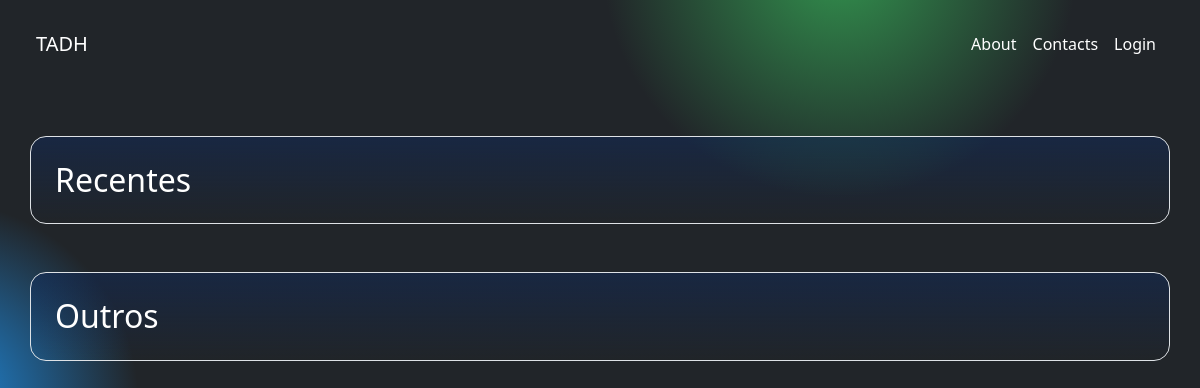
The page /jogos/ on the database as committed earlier.
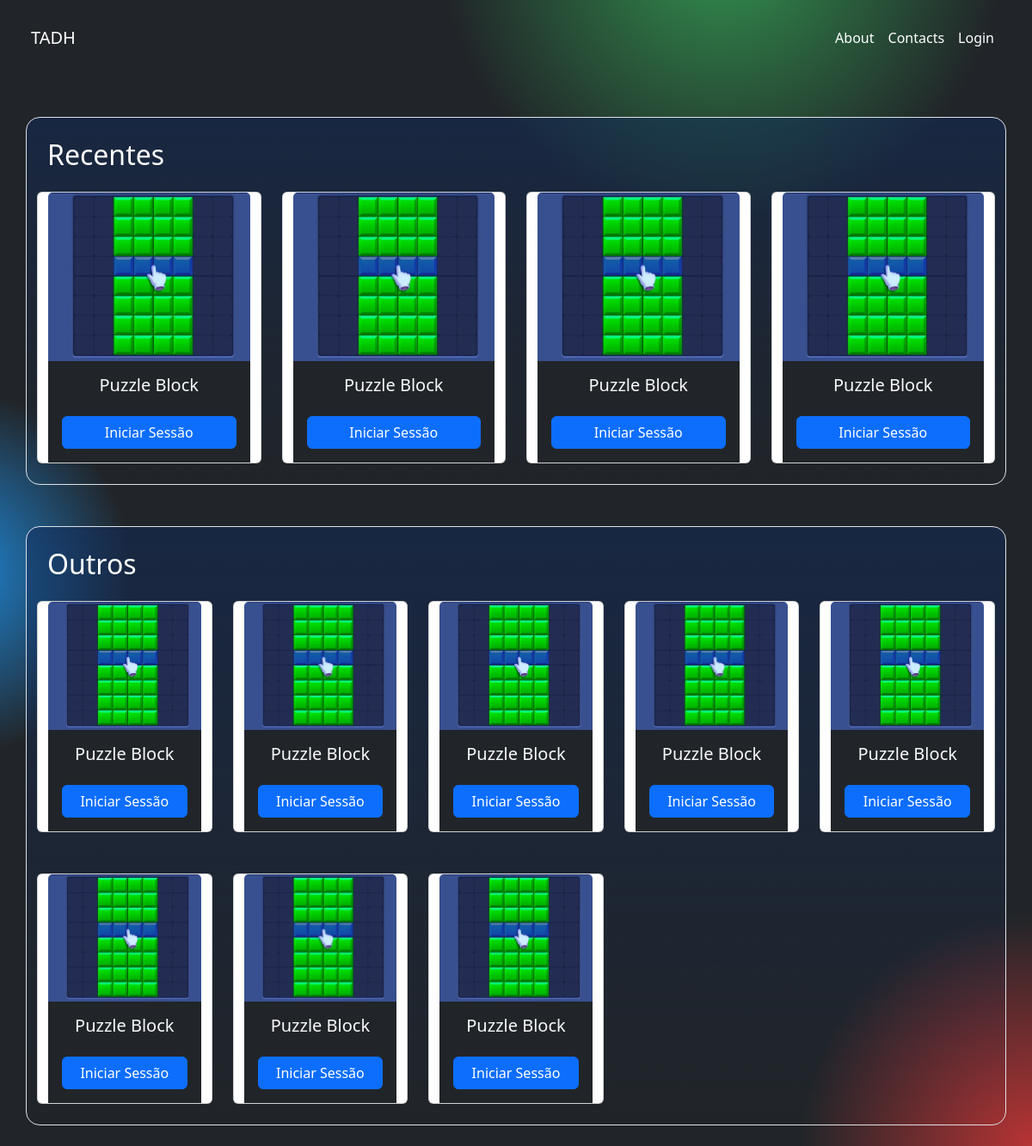
The same page on the database as committed later.
### jogos/models.py (models this page shows, shortened)
class Jogo(models.Model):
    CATEGORIAS = [
        ('recentes', 'Recentes'),
        ('outros', 'Outros'),
    ]
    titulo = models.CharField(max_length=100)
    descricao = models.TextField()
    imagem = models.ImageField(upload_to='jogos/')
    url_jogo = models.URLField()
    categoria = models.CharField(max_length=10, choices=CATEGORIAS)

### jogos/views.py (the view)
# urls.py: path("jogos/", views.jogos_list, name="jogos"),
def jogos_list(request):
    recentes = Jogo.objects.filter(categoria='recentes').order_by('-id')[:4]
    outros = Jogo.objects.filter(categoria='outros').order_by('-id')[:8]
    context = {
        'recentes': recentes,
        'outros': outros
    }
    return render(request, 'pages/jogos.html', context)

### jogos/templates/pages/jogos.html (shortened to what this page needs)
{% extends 'base.html' %}
{% block content %}
    <div class="container mt-5 recents rounded-4 p-4 border">
        <h1 class="mb-4 fs-2 ms-0">Recentes</h1>
        <div class="row g-4" style="display: grid; grid-template-columns: repeat(auto-fit, minmax(200px, 1fr)); gap: 1.5rem;">
            {% for jogo in recentes %}
            <div class="card">
                <img src="{{ jogo.imagem.url }}" class="card-img-top" alt="{{ jogo.titulo }}">
                <div class="card-body bg-dark text-center">
                    <h5 class="card-title text-light mb-4">{{ jogo.titulo }}</h5>
                    <a href="{{ jogo.url_jogo }}" class="btn btn-primary w-100">Iniciar Sessão</a>
                </div>
            </div>
            {% endfor %}
        </div>
    </div>
    <div class="container mt-5 recents rounded-4 p-4 border  mb-4">
        <h1 class="mb-4 fs-2 ms-0">Outros</h1>
        <div class="row g-4" style="display: grid; grid-template-columns: repeat(auto-fit, minmax(200px, 1fr)); gap: 1.5rem;">
            {% for jogo in outros %}
            <div class="card">
                <img src="{{ jogo.imagem.url }}" class="card-img-top" alt="{{ jogo.titulo }}">
                <div class="card-body bg-dark text-center">
                    <h5 class="card-title text-light mb-4">{{ jogo.titulo }}</h5>
                    <a href="{{ jogo.url_jogo }}" class="btn btn-primary w-100">Iniciar Sessão</a>
                </div>
            </div>
            {% endfor %}
        </div>
    </div>
{% endblock content %}

### jogos/templates/base.html (shortened to what this page needs)
{% load static %}
<!DOCTYPE html>
<html lang="pt-br">
<head>
    <link href="https://cdn.jsdelivr.net/npm/bootstrap@5.3.0-alpha1/dist/css/bootstrap.min.css" rel="stylesheet">
    <link rel="stylesheet" href="{% static 'css/styles.css' %}">
</head>
<body class="bg-dark">
    {% include 'partials/header.html' %}
    {% block content %}{% endblock content %}
</body>
</html>

### jogos/templates/partials/header.html (shortened to what this page needs)
<nav class="navbar navbar-expand-lg p-4">
        <div class="container-fluid">
            <a class="navbar-brand text-white" href="{% url 'home' %}">TADH</a>
            <div class="collapse navbar-collapse" id="navbarNav">
                <ul class="navbar-nav ms-auto">
                    <li class="nav-item">
                        <a class="nav-link text-white" href="#">About</a>
                    </li>
                    {% if user.is_authenticated %}
                    <li class="nav-item">
                        <a class="nav-link text-white" href="{% url 'jogos' %}">jogos</a>
                    </li>
                    <li class="nav-item">
                        <a class="nav-link text-white" href="{% url 'logout' %}">Logout</a>
                    </li>
                    {% else %}
                    <li class="nav-item">
                        <a class="nav-link text-white" href="#">Contacts</a>
                    </li>
                    <li class="nav-item">
                        <a class="nav-link text-white" href="{% url 'login' %}">Login</a>
                    </li>
                    {% endif %}
                </ul>
            </div>
        </div>
    </nav>

### jogos/static/css/styles.css (style rules this page uses)
body { background-color: #121212; color: white; background-image: radial-gradient(circle at -5% 50%, rgba(31, 150, 242, 0.9), transparent 15%), radial-gradient(circle at 70% -5%, rgba(52, 159, 82, 0.9), transparent 20%), radial-gradient(circle at 100% 100%, rgba(200, 53, 53, 0.9), transparent 15%); background-size: cover; background-attachment: fixed; }
h1 { font-size: 3rem; color: white; margin-left: 6rem; }
.recents { background: linear-gradient(to bottom, rgba(16, 42, 91, 0.5) 0%, rgba(255, 255, 255, 0) 100%); }

Rows that differ between the two databases and show on the page:
added Jogo: imagem (picture), titulo "Puzzle Block", shown under "Recentes"
added Jogo: imagem (picture), titulo "Puzzle Block", shown under "Recentes"
added Jogo: imagem (picture), titulo "Puzzle Block", shown under "Recentes"
added Jogo: imagem (picture), titulo "Puzzle Block", shown under "Recentes"
added Jogo: imagem (picture), titulo "Puzzle Block", shown under "Outros"
added Jogo: imagem (picture), titulo "Puzzle Block", shown under "Outros"
added Jogo: imagem (picture), titulo "Puzzle Block", shown under "Outros"
added Jogo: imagem (picture), titulo "Puzzle Block", shown under "Outros"
added Jogo: imagem (picture), titulo "Puzzle Block", shown under "Outros"
added Jogo: imagem (picture), titulo "Puzzle Block", shown under "Outros"
added Jogo: imagem (picture), titulo "Puzzle Block", shown under "Outros"
added Jogo: imagem (picture), titulo "Puzzle Block", shown under "Outros"
